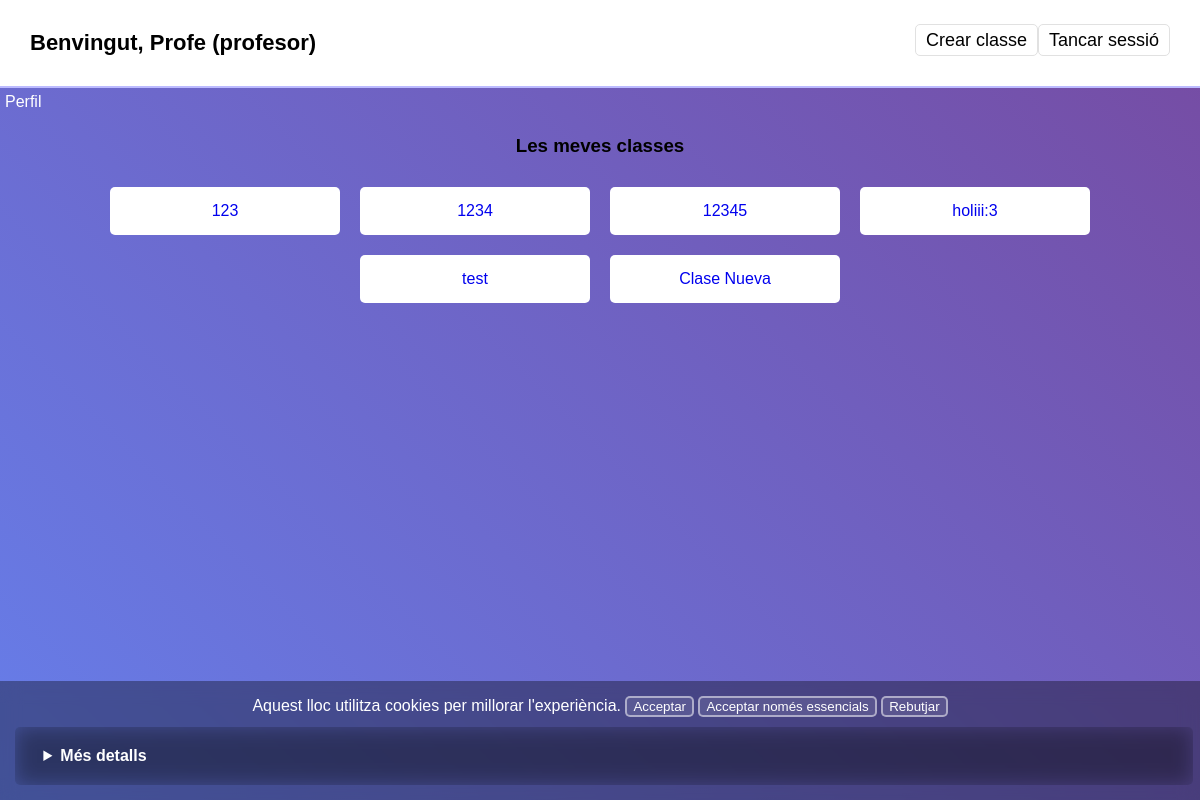
/mainPage.php (signed in), run on an earlier commit of the app's database.
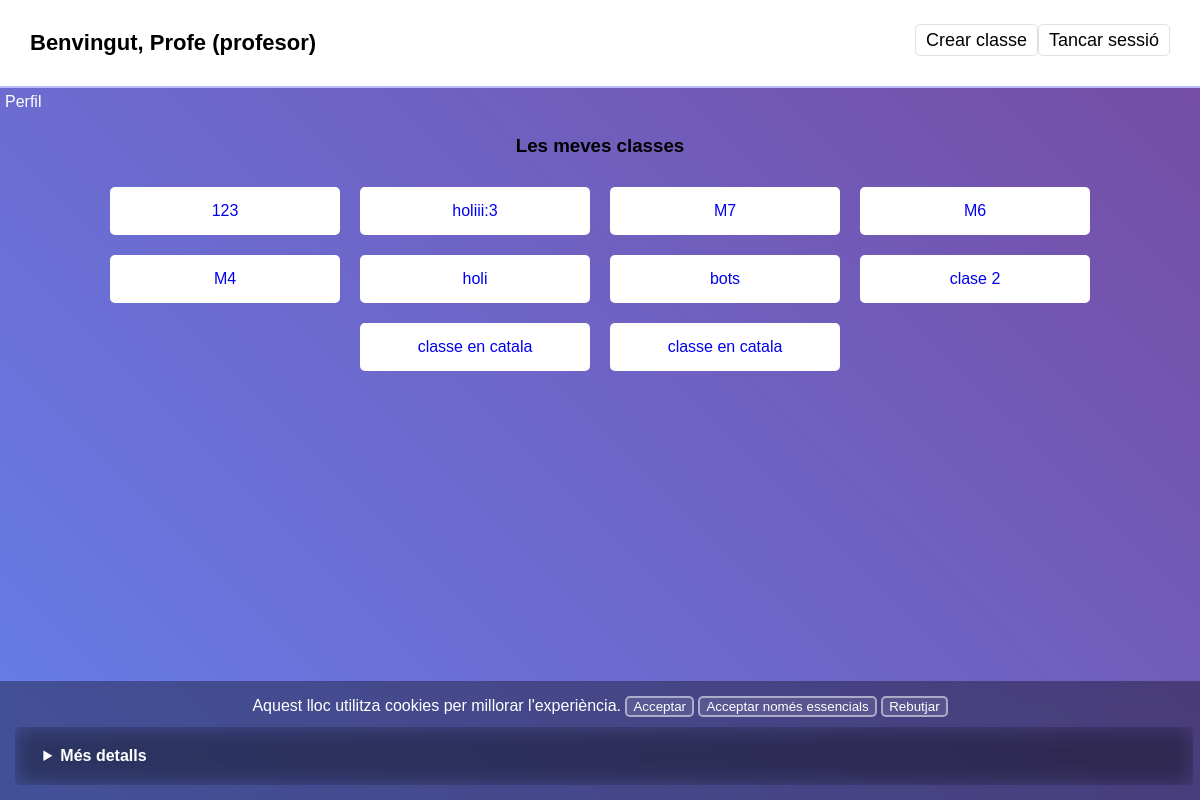
And on a later commit of the database.
### tables this page shows
CREATE TABLE `clases` (
  `id` int(11) NOT NULL,
  `nombre` varchar(100) NOT NULL,
  `descripcion` text DEFAULT NULL,
  `profesor_id` int(11) DEFAULT NULL,
  `codigo` varchar(10) DEFAULT NULL
);

### mainPage.php (the view, shortened to what this page needs)
<?php
$nombre = $_SESSION['nombre'];
$rol = $_SESSION['rol'];
?>
<!DOCTYPE html>
<html>
<head>
    <link rel="stylesheet" href="mainPage.css">
</head>
<body>
<div class="menu">
    <h2>Benvingut, <?php echo $nombre; ?> (<?php echo $rol; ?>)</h2>
    <ul>
        <?php if($rol == "profesor"): ?>
        <li><a href="clase/crearclase.html">Crear classe</a></li>
        <?php endif; ?>
        <li><a href="php/logout.php">Tancar sessió</a></li>
    </ul>
</div class="chatBot">
<div class="perfilDiv">
    <a class="botonPerfil" href="perfil.php">Perfil</a>
</div>
<h3>Les meves classes</h3>
<?php
include 'php/conexion.php';
if (!isset($_COOKIE['cookies_aceptadas'])) {
    $mostrarFooterCookies = true;
} else {
    $mostrarFooterCookies = false;
}
if($rol == 'profesor'){
    $profesor_id = $_SESSION['id'];
    $sql = "SELECT * FROM clases WHERE profesor_id='$profesor_id'";
    $res = $conn->query($sql);
    echo "<div class='cuadrado-clases'>";
    while($clase = $res->fetch_assoc()){
        echo "<a class='clase' href='clases.php?id=".htmlspecialchars($clase['id'])."'>"
        .htmlspecialchars($clase['nombre']).
        "</a>";
    }
    echo "</div>";
}
?>
<?php if ($mostrarFooterCookies): ?>
<footer class="footerCookies">
    Aquest lloc utilitza cookies per millorar l'experiència.
    <form action="cookiesHandler.php" method="POST" style="display:inline;">
        <button  class="botonAceptar" type="submit" name="opcion" value="Aceptar">Acceptar</button>
    </form>
    <form action="cookiesHandler.php" method="POST" style="display:inline;">
        <button class="botonAceptarEsenc" type="submit" name="opcion" value="Aceptar esenciales">Acceptar només essencials</button>
    </form>
    <form action="cookiesHandler.php" method="POST" style="display:inline;">
        <button class="botonRechazar" type="submit" name="opcion" value="Rechazar">Rebutjar</button>
    </form>
    <details style="margin-top: 10px; padding: 10px; background: transparent; border-radius: 5px; width: 99%">
    <summary class="botonMasDeta">Més detalls</summary>
</details>
</footer>
<?php endif; ?>
</body>
</html>

### mainPage.css (style rules this page uses)
body { margin: 0; padding: 0; font-family: Arial, Helvetica, sans-serif; background: linear-gradient(45deg, #667eea, #764ba2); min-height: 100vh; }
.menu { background-color: white; padding:30px; border-bottom:2px solid rgb(188,187,255); display: flex; justify-content: space-between; align-items: right; }
.menu h2 { margin:0; font-size:22px; color:black; }
.menu ul { list-style:none; margin:0; padding:0; display: flex; border-radius:5px; }
.menu ul li { margin: 0; }
.menu ul li a { text-decoration:none; color:black; font-size:18px; padding:5px 10px; border:1px solid rgb(225,225,225); border-radius:5px; }
h3 { text-align: center; }
.cuadrado-clases { display: flex; flex-wrap: wrap; gap: 20px; margin: 30px auto; justify-content: center; text-decoration: none; }
.clase { text-align: center; background-color: white; width: 200px; padding: 15px; border-radius: 5px; text-decoration: none; }
.botonPerfil { color: white; text-decoration: none; display: inline-block; padding: 5px; transition: 0.6s; }
.botonAceptar { background-color: rgba(255, 255, 255, 0.100); border-radius: 5px; color: white; border-style: solid; border-color: rgba(255, 255, 255, 0.5); transition: 0.6s; }
.botonAceptarEsenc { background-color: rgb(255, 255, 255, 0.100); border-radius: 5px; color: white; border-style: solid; border-color: rgba(255, 255, 255, 0.5); transition: 0.6s; }
.botonRechazar { background-color: rgb(255, 255, 255, 0.100); border-radius: 5px; color: white; border-style: solid; border-color: rgba(255, 255, 255, 0.5); transition: 0.6s; }
.footerCookies { width: 100%; max-width: 2000px; margin: auto; color: white; padding: 15px; text-align: center; box-sizing: border-box; background: rgba(0,0,0,0.35); backdrop-filter: blur(10px); left: 0; bottom: 0; position: absolute; }
summary { background-color: black; padding: 10px; transition: 0.5s; }
.botonMasDeta { cursor: pointer; font-weight: bold; width: 120px; background-color: transparent; }
details { background: rgba(0,0,0,0.35); backdrop-filter: blur(10px); }

What changed in the data, as far as the page shows it:
removed clases: nombre "1234"
removed clases: nombre "12345"
removed clases: nombre "test"
removed clases: nombre "Clase Nueva"
added clases: nombre "M7"
added clases: nombre "M6"
added clases: nombre "M4"
added clases: nombre "holi"
added clases: nombre "bots"
added clases: nombre "clase 2"
added clases: nombre "classe en catala"
added clases: nombre "classe en catala"
